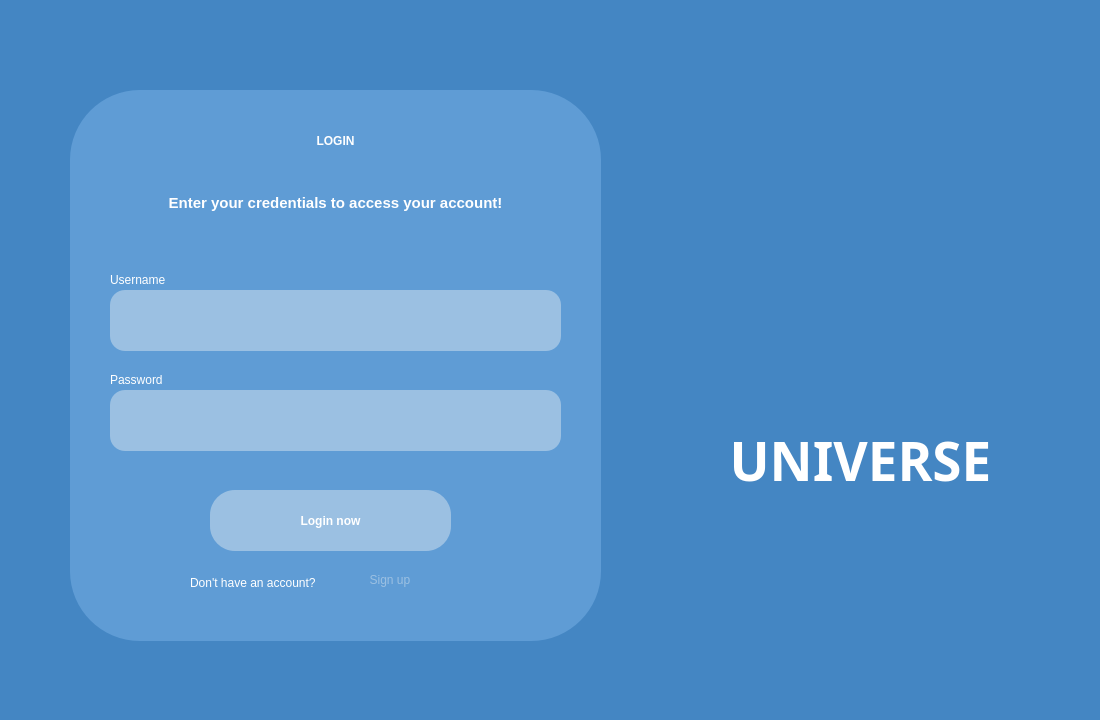
<?xml version="1.0" encoding="UTF-8"?>
<ui version="4.0">
 <class>MainWindow</class>
 <widget class="QMainWindow" name="MainWindow">
  <property name="geometry">
   <rect>
    <x>0</x>
    <y>0</y>
    <width>1100</width>
    <height>720</height>
   </rect>
  </property>
  <property name="windowTitle">
   <string>MainWindow</string>
  </property>
  <property name="iconSize">
   <size>
    <width>30</width>
    <height>30</height>
   </size>
  </property>
  <widget class="QWidget" name="centralwidget">
   <widget class="QLabel" name="label">
    <property name="geometry">
     <rect>
      <x>-16</x>
      <y>0</y>
      <width>1130</width>
      <height>750</height>
     </rect>
    </property>
    <property name="styleSheet">
     <string notr="true">background-color: #4486c3;</string>
    </property>
    <property name="frameShape">
     <enum>QFrame::Shape::NoFrame</enum>
    </property>
    <property name="frameShadow">
     <enum>QFrame::Shadow::Raised</enum>
    </property>
    <property name="text">
     <string/>
    </property>
   </widget>
   <widget class="QLabel" name="label_2">
    <property name="geometry">
     <rect>
      <x>70</x>
      <y>90</y>
      <width>531</width>
      <height>551</height>
     </rect>
    </property>
    <property name="styleSheet">
     <string notr="true">background-color: #5f9cd5;
border-radius: 70px;
</string>
    </property>
    <property name="frameShape">
     <enum>QFrame::Shape::Box</enum>
    </property>
    <property name="frameShadow">
     <enum>QFrame::Shadow::Plain</enum>
    </property>
    <property name="text">
     <string/>
    </property>
   </widget>
   <widget class="QLabel" name="label_3">
    <property name="geometry">
     <rect>
      <x>220</x>
      <y>110</y>
      <width>231</width>
      <height>61</height>
     </rect>
    </property>
    <property name="styleSheet">
     <string notr="true">font: 40pt &quot;Allerta&quot;;
border:0px;
color:white;
font-weight:bold;</string>
    </property>
    <property name="frameShape">
     <enum>QFrame::Shape::Panel</enum>
    </property>
    <property name="text">
     <string>LOGIN</string>
    </property>
    <property name="alignment">
     <set>Qt::AlignmentFlag::AlignCenter</set>
    </property>
   </widget>
   <widget class="QTextBrowser" name="textBrowser">
    <property name="geometry">
     <rect>
      <x>140</x>
      <y>190</y>
      <width>391</width>
      <height>61</height>
     </rect>
    </property>
    <property name="styleSheet">
     <string notr="true">background-color: #5f9cd5;
border:0px;
font:15pt &quot;Allerta&quot;;
color:white;</string>
    </property>
    <property name="html">
     <string>&lt;!DOCTYPE HTML PUBLIC &quot;-//W3C//DTD HTML 4.0//EN&quot; &quot;http://www.w3.org/TR/REC-html40/strict.dtd&quot;&gt;
&lt;html&gt;&lt;head&gt;&lt;meta name=&quot;qrichtext&quot; content=&quot;1&quot; /&gt;&lt;meta charset=&quot;utf-8&quot; /&gt;&lt;style type=&quot;text/css&quot;&gt;
p, li { white-space: pre-wrap; }
hr { height: 1px; border-width: 0; }
li.unchecked::marker { content: &quot;\2610&quot;; }
li.checked::marker { content: &quot;\2612&quot;; }
&lt;/style&gt;&lt;/head&gt;&lt;body style=&quot; font-family:'Allerta'; font-size:15pt; font-weight:400; font-style:normal;&quot;&gt;
&lt;p align=&quot;center&quot; style=&quot; margin-top:0px; margin-bottom:0px; margin-left:0px; margin-right:0px; -qt-block-indent:0; text-indent:0px;&quot;&gt;&lt;span style=&quot; font-size:11pt; font-weight:700;&quot;&gt;Enter your credentials to access your account!&lt;/span&gt;&lt;/p&gt;&lt;/body&gt;&lt;/html&gt;</string>
    </property>
   </widget>
   <widget class="QLineEdit" name="lineEdit">
    <property name="geometry">
     <rect>
      <x>110</x>
      <y>290</y>
      <width>451</width>
      <height>61</height>
     </rect>
    </property>
    <property name="styleSheet">
     <string notr="true">background-color:#9bc0e2;
border-radius:15px;
border:0px;
color:white;
font:20px;</string>
    </property>
    <property name="text">
     <string/>
    </property>
   </widget>
   <widget class="QLabel" name="label_4">
    <property name="geometry">
     <rect>
      <x>110</x>
      <y>270</y>
      <width>111</width>
      <height>20</height>
     </rect>
    </property>
    <property name="styleSheet">
     <string notr="true">font:12pt &quot;Allerta&quot;;
color:white;</string>
    </property>
    <property name="text">
     <string>Username</string>
    </property>
   </widget>
   <widget class="QLineEdit" name="lineEdit_2">
    <property name="geometry">
     <rect>
      <x>110</x>
      <y>390</y>
      <width>451</width>
      <height>61</height>
     </rect>
    </property>
    <property name="styleSheet">
     <string notr="true">background-color:#9bc0e2;
border-radius:15px;
border:0px;
color:white;
font:20px;</string>
    </property>
    <property name="text">
     <string/>
    </property>
   </widget>
   <widget class="QLabel" name="label_5">
    <property name="geometry">
     <rect>
      <x>110</x>
      <y>370</y>
      <width>111</width>
      <height>20</height>
     </rect>
    </property>
    <property name="styleSheet">
     <string notr="true">font:12pt &quot;Allerta&quot;;
color:white;</string>
    </property>
    <property name="text">
     <string>Password</string>
    </property>
   </widget>
   <widget class="QPushButton" name="pushButton">
    <property name="geometry">
     <rect>
      <x>210</x>
      <y>490</y>
      <width>241</width>
      <height>61</height>
     </rect>
    </property>
    <property name="styleSheet">
     <string notr="true">background-color:#9bc0e2;
border-radius:25px;
border:0px;
font:15pt &quot;Allerta&quot;;
color:white;
font-weight:bold;</string>
    </property>
    <property name="text">
     <string>Login now</string>
    </property>
   </widget>
   <widget class="QLabel" name="label_6">
    <property name="geometry">
     <rect>
      <x>190</x>
      <y>570</y>
      <width>391</width>
      <height>41</height>
     </rect>
    </property>
    <property name="styleSheet">
     <string notr="true">font:12pt &quot;Allerta&quot;;</string>
    </property>
    <property name="text">
     <string>&lt;html&gt;&lt;head/&gt;&lt;body&gt;&lt;p&gt;&lt;span style=&quot; color:#ffffff;&quot;&gt;Don't have an account?&lt;/span&gt;&lt;span style=&quot; color:#9bc0e2;&quot;&gt;&lt;br/&gt;&lt;/span&gt;&lt;/p&gt;&lt;/body&gt;&lt;/html&gt;</string>
    </property>
   </widget>
   <widget class="QPushButton" name="pushButton_2">
    <property name="geometry">
     <rect>
      <x>350</x>
      <y>568</y>
      <width>80</width>
      <height>24</height>
     </rect>
    </property>
    <property name="styleSheet">
     <string notr="true">border:0px;
font:12pt &quot;Allerta&quot;;
color:#9bc0e2;</string>
    </property>
    <property name="text">
     <string>Sign up</string>
    </property>
   </widget>
   <widget class="QLabel" name="label_7">
    <property name="geometry">
     <rect>
      <x>630</x>
      <y>100</y>
      <width>461</width>
      <height>421</height>
     </rect>
    </property>
    <property name="text">
     <string/>
    </property>
    <property name="pixmap">
     <pixmap>C:/Users/GamingPC/Downloads/logo_2.png</pixmap>
    </property>
    <property name="scaledContents">
     <bool>true</bool>
    </property>
   </widget>
   <widget class="QLabel" name="label_8">
    <property name="geometry">
     <rect>
      <x>700</x>
      <y>430</y>
      <width>321</width>
      <height>61</height>
     </rect>
    </property>
    <property name="font">
     <font>
      <family>Crimson Text Semibold</family>
      <pointsize>40</pointsize>
      <italic>false</italic>
      <bold>true</bold>
     </font>
    </property>
    <property name="styleSheet">
     <string notr="true">font: 40pt &quot;Crimson Text Semibold&quot;;
border:0px;
color:white;
font-weight:bold;</string>
    </property>
    <property name="frameShape">
     <enum>QFrame::Shape::Panel</enum>
    </property>
    <property name="text">
     <string>UNIVERSE</string>
    </property>
    <property name="alignment">
     <set>Qt::AlignmentFlag::AlignCenter</set>
    </property>
   </widget>
  </widget>
  <action name="actiontext1">
   <property name="text">
    <string>text1</string>
   </property>
  </action>
  <action name="actiontext2">
   <property name="text">
    <string>text2</string>
   </property>
  </action>
  <action name="actiontext3">
   <property name="text">
    <string>text3</string>
   </property>
  </action>
 </widget>
 <resources/>
 <connections/>
</ui>
